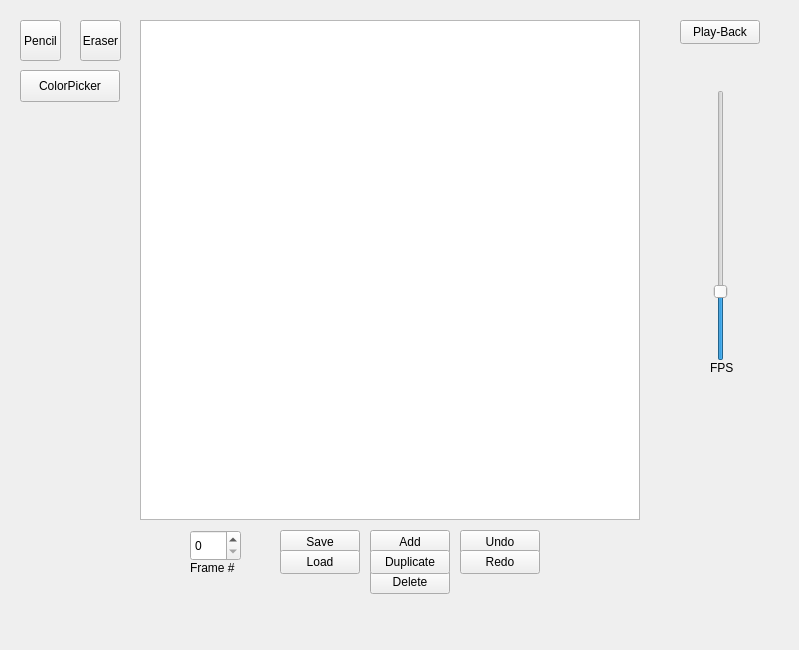
<?xml version="1.0" encoding="UTF-8"?>
<ui version="4.0">
 <class>MainWindow</class>
 <widget class="QMainWindow" name="MainWindow">
  <property name="geometry">
   <rect>
    <x>0</x>
    <y>0</y>
    <width>799</width>
    <height>650</height>
   </rect>
  </property>
  <property name="windowTitle">
   <string>MainWindow</string>
  </property>
  <widget class="QWidget" name="centralwidget">
   <widget class="QSlider" name="fpsSlider">
    <property name="geometry">
     <rect>
      <x>700</x>
      <y>90</y>
      <width>41</width>
      <height>271</height>
     </rect>
    </property>
    <property name="minimum">
     <number>1</number>
    </property>
    <property name="maximum">
     <number>120</number>
    </property>
    <property name="value">
     <number>30</number>
    </property>
    <property name="orientation">
     <enum>Qt::Vertical</enum>
    </property>
   </widget>
   <widget class="QGraphicsView" name="graphicsView">
    <property name="geometry">
     <rect>
      <x>140</x>
      <y>20</y>
      <width>500</width>
      <height>500</height>
     </rect>
    </property>
   </widget>
   <widget class="QPushButton" name="addFrameButton">
    <property name="geometry">
     <rect>
      <x>370</x>
      <y>530</y>
      <width>80</width>
      <height>24</height>
     </rect>
    </property>
    <property name="text">
     <string>Add</string>
    </property>
   </widget>
   <widget class="QPushButton" name="deleteFrameButton">
    <property name="geometry">
     <rect>
      <x>370</x>
      <y>570</y>
      <width>80</width>
      <height>24</height>
     </rect>
    </property>
    <property name="text">
     <string>Delete</string>
    </property>
   </widget>
   <widget class="QPushButton" name="duplicateFrameButton">
    <property name="geometry">
     <rect>
      <x>370</x>
      <y>550</y>
      <width>80</width>
      <height>24</height>
     </rect>
    </property>
    <property name="text">
     <string>Duplicate</string>
    </property>
   </widget>
   <widget class="QPushButton" name="playSpriteButton">
    <property name="geometry">
     <rect>
      <x>680</x>
      <y>20</y>
      <width>80</width>
      <height>24</height>
     </rect>
    </property>
    <property name="text">
     <string>Play-Back</string>
    </property>
   </widget>
   <widget class="QPushButton" name="undoButton">
    <property name="geometry">
     <rect>
      <x>460</x>
      <y>530</y>
      <width>80</width>
      <height>24</height>
     </rect>
    </property>
    <property name="text">
     <string>Undo</string>
    </property>
   </widget>
   <widget class="QPushButton" name="redoButton">
    <property name="geometry">
     <rect>
      <x>460</x>
      <y>550</y>
      <width>80</width>
      <height>24</height>
     </rect>
    </property>
    <property name="text">
     <string>Redo</string>
    </property>
   </widget>
   <widget class="QLabel" name="frameSelectorLabel">
    <property name="geometry">
     <rect>
      <x>190</x>
      <y>560</y>
      <width>58</width>
      <height>16</height>
     </rect>
    </property>
    <property name="text">
     <string>Frame #</string>
    </property>
   </widget>
   <widget class="QSpinBox" name="frameSelectorSpinBox">
    <property name="geometry">
     <rect>
      <x>190</x>
      <y>530</y>
      <width>51</width>
      <height>31</height>
     </rect>
    </property>
   </widget>
   <widget class="QLabel" name="fpsLabel">
    <property name="geometry">
     <rect>
      <x>710</x>
      <y>360</y>
      <width>31</width>
      <height>16</height>
     </rect>
    </property>
    <property name="text">
     <string>FPS</string>
    </property>
   </widget>
   <widget class="QToolButton" name="pencilButton">
    <property name="geometry">
     <rect>
      <x>20</x>
      <y>20</y>
      <width>41</width>
      <height>41</height>
     </rect>
    </property>
    <property name="mouseTracking">
     <bool>false</bool>
    </property>
    <property name="text">
     <string>Pencil</string>
    </property>
    <property name="icon">
     <iconset theme="battery-caution"/>
    </property>
   </widget>
   <widget class="QToolButton" name="eraserButton">
    <property name="geometry">
     <rect>
      <x>80</x>
      <y>20</y>
      <width>41</width>
      <height>41</height>
     </rect>
    </property>
    <property name="mouseTracking">
     <bool>false</bool>
    </property>
    <property name="text">
     <string>Eraser</string>
    </property>
    <property name="icon">
     <iconset theme="battery-caution"/>
    </property>
   </widget>
   <widget class="QPushButton" name="colorPicker">
    <property name="geometry">
     <rect>
      <x>20</x>
      <y>70</y>
      <width>100</width>
      <height>32</height>
     </rect>
    </property>
    <property name="text">
     <string>ColorPicker</string>
    </property>
   </widget>
   <widget class="QPushButton" name="duplicateFrameButton_2">
    <property name="geometry">
     <rect>
      <x>280</x>
      <y>530</y>
      <width>80</width>
      <height>24</height>
     </rect>
    </property>
    <property name="text">
     <string>Save</string>
    </property>
   </widget>
   <widget class="QPushButton" name="duplicateFrameButton_3">
    <property name="geometry">
     <rect>
      <x>280</x>
      <y>550</y>
      <width>80</width>
      <height>24</height>
     </rect>
    </property>
    <property name="text">
     <string>Load</string>
    </property>
   </widget>
  </widget>
 </widget>
 <resources/>
 <connections/>
</ui>
